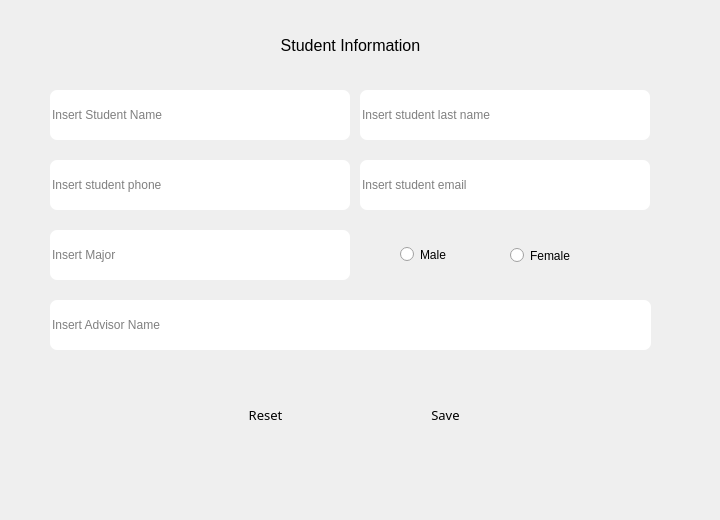
      <widget class="QWidget" name="stdPortalDashboardModify">
       <widget class="QGroupBox" name="addStudentContainer">
        <property name="geometry">
         <rect>
          <x>0</x>
          <y>0</y>
          <width>711</width>
          <height>511</height>
         </rect>
        </property>
        <property name="styleSheet">
         <string notr="true">border-radius: 7px;</string>
        </property>
        <property name="title">
         <string/>
        </property>
        <widget class="QPushButton" name="saveStudent">
         <property name="geometry">
          <rect>
           <x>370</x>
           <y>390</y>
           <width>151</width>
           <height>50</height>
          </rect>
         </property>
         <property name="font">
          <font>
           <family>Century Gothic</family>
           <pointsize>10</pointsize>
           <weight>50</weight>
           <italic>false</italic>
           <bold>false</bold>
          </font>
         </property>
         <property name="styleSheet">
          <string notr="true">
</string>
         </property>
         <property name="text">
          <string>Save</string>
         </property>
        </widget>
        <widget class="QLineEdit" name="EmailInputStudent">
         <property name="geometry">
          <rect>
           <x>360</x>
           <y>160</y>
           <width>290</width>
           <height>50</height>
          </rect>
         </property>
         <property name="styleSheet">
          <string notr="true"/>
         </property>
         <property name="placeholderText">
          <string>Insert student email</string>
         </property>
        </widget>
        <widget class="QLineEdit" name="NameInputStudent">
         <property name="geometry">
          <rect>
           <x>50</x>
           <y>90</y>
           <width>300</width>
           <height>50</height>
          </rect>
         </property>
         <property name="styleSheet">
          <string notr="true"/>
         </property>
         <property name="placeholderText">
          <string>Insert Student Name</string>
         </property>
        </widget>
        <widget class="QLineEdit" name="AdvisorInputStudent">
         <property name="geometry">
          <rect>
           <x>50</x>
           <y>300</y>
           <width>601</width>
           <height>50</height>
          </rect>
         </property>
         <property name="styleSheet">
          <string notr="true"/>
         </property>
         <property name="placeholderText">
          <string>Insert Advisor Name</string>
         </property>
        </widget>
        <widget class="QPushButton" name="resetStudent">
         <property name="geometry">
          <rect>
           <x>190</x>
           <y>390</y>
           <width>151</width>
           <height>50</height>
          </rect>
         </property>
         <property name="font">
          <font>
           <family>Century Gothic</family>
           <pointsize>10</pointsize>
           <weight>50</weight>
           <italic>false</italic>
           <bold>false</bold>
          </font>
         </property>
         <property name="styleSheet">
          <string notr="true"/>
         </property>
         <property name="text">
          <string>Reset</string>
         </property>
        </widget>
        <widget class="QLineEdit" name="MajorInputStudent">
         <property name="geometry">
          <rect>
           <x>50</x>
           <y>230</y>
           <width>300</width>
           <height>50</height>
          </rect>
         </property>
         <property name="styleSheet">
          <string notr="true"/>
         </property>
         <property name="placeholderText">
          <string>Insert Major</string>
         </property>
        </widget>
        <widget class="QLineEdit" name="LastnameInputStudent">
         <property name="geometry">
          <rect>
           <x>360</x>
           <y>90</y>
           <width>290</width>
           <height>50</height>
          </rect>
         </property>
         <property name="styleSheet">
          <string notr="true"/>
         </property>
         <property name="placeholderText">
          <string>Insert student last name</string>
         </property>
        </widget>
        <widget class="QLineEdit" name="PhoneInputStudent">
         <property name="geometry">
          <rect>
           <x>50</x>
           <y>160</y>
           <width>300</width>
           <height>50</height>
          </rect>
         </property>
         <property name="styleSheet">
          <string notr="true"/>
         </property>
         <property name="placeholderText">
          <string>Insert student phone</string>
         </property>
        </widget>
        <widget class="QLabel" name="StudentInformation">
         <property name="geometry">
          <rect>
           <x>190</x>
           <y>20</y>
           <width>321</width>
           <height>51</height>
          </rect>
         </property>
         <property name="styleSheet">
          <string notr="true">font-size: 12pt;</string>
         </property>
         <property name="text">
          <string>Student Information</string>
         </property>
         <property name="alignment">
          <set>Qt::AlignCenter</set>
         </property>
        </widget>
        <widget class="QGroupBox" name="genderboxStudent">
         <property name="geometry">
          <rect>
           <x>360</x>
           <y>230</y>
           <width>291</width>
           <height>51</height>
          </rect>
         </property>
         <property name="styleSheet">
          <string notr="true"/>
         </property>
         <property name="title">
          <string/>
         </property>
         <widget class="QRadioButton" name="rBtnFemaleStudent">
          <property name="geometry">
           <rect>
            <x>150</x>
            <y>10</y>
            <width>95</width>
            <height>31</height>
           </rect>
          </property>
          <property name="text">
           <string>Female</string>
          </property>
         </widget>
         <widget class="QRadioButton" name="rBtnMaleStudent">
          <property name="geometry">
           <rect>
            <x>40</x>
            <y>9</y>
            <width>95</width>
            <height>31</height>
           </rect>
          </property>
          <property name="text">
           <string>Male</string>
          </property>
         </widget>
        </widget>
        <zorder>EmailInputStudent</zorder>
        <zorder>NameInputStudent</zorder>
        <zorder>AdvisorInputStudent</zorder>
        <zorder>resetStudent</zorder>
        <zorder>MajorInputStudent</zorder>
        <zorder>LastnameInputStudent</zorder>
        <zorder>PhoneInputStudent</zorder>
        <zorder>StudentInformation</zorder>
        <zorder>saveStudent</zorder>
        <zorder>genderboxStudent</zorder>
       </widget>
      </widget>
